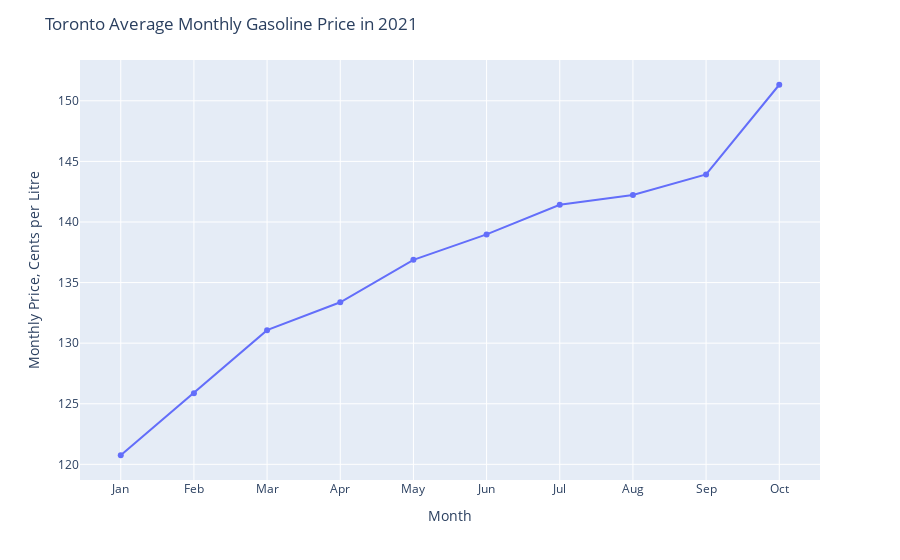

The code cell stored with this chart in its notebook:
### Code cell
fig = px.line(group_month,
                   x='Month', y = "VALUE")
fig.update_traces(mode='markers+lines')
fig.update_layou
    title="Toronto Average Monthly Gasoline Price in 2021",
    xaxis_title="Month",
    yaxis_title="Monthly Price, Cents per Litre")
fig.show()

### Figure 1 — Plotly figure (JSON) as saved in the notebook; plotly's stock layout.template omitted (floating-point values rounded to 4 significant figures)
{"data": [{"hovertemplate": "Month=%{x}<br>VALUE=%{y}<extra></extra>", "legendgroup": "", "line": {"color": "#636efa", "dash": "solid"}, "marker": {"symbol": "circle"}, "mode": "markers+lines", "name": "", "orientation": "v", "showlegend": false, "type": "scatter", "x": ["Jan", "Feb", "Mar", "Apr", "May", "Jun", "Jul", "Aug", "Sep", "Oct"], "xaxis": "x", "y": [120.8, 125.9, 131.1, 133.4, 136.9, 139.0, 141.4, 142.2, 143.9, 151.3], "yaxis": "y"}], "layout": {"legend": {"tracegroupgap": 0}, "margin": {"t": 60}, "title": {"text": "Toronto Average Monthly Gasoline Price in 2021"}, "xaxis": {"anchor": "y", "domain": [0, 1], "title": {"text": "Month"}}, "yaxis": {"anchor": "x", "domain": [0, 1], "title": {"text": "Monthly Price, Cents per Litre"}}}}
